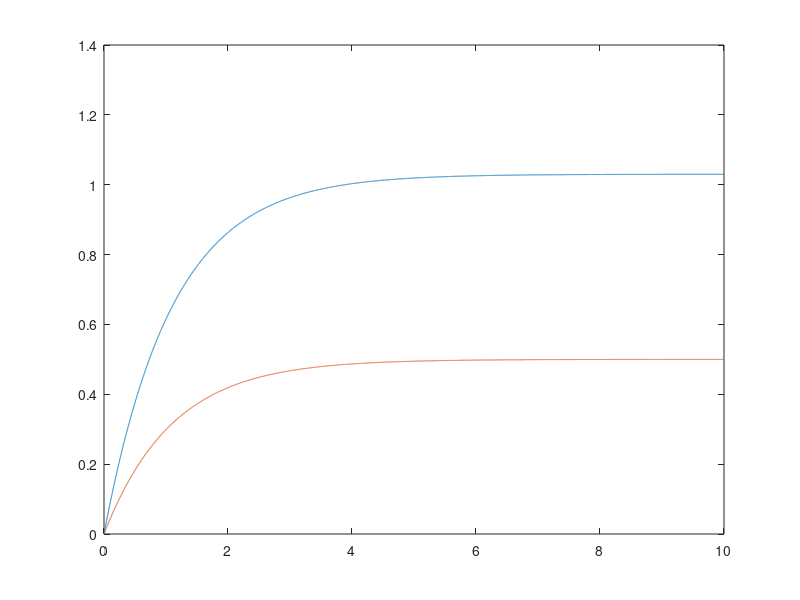
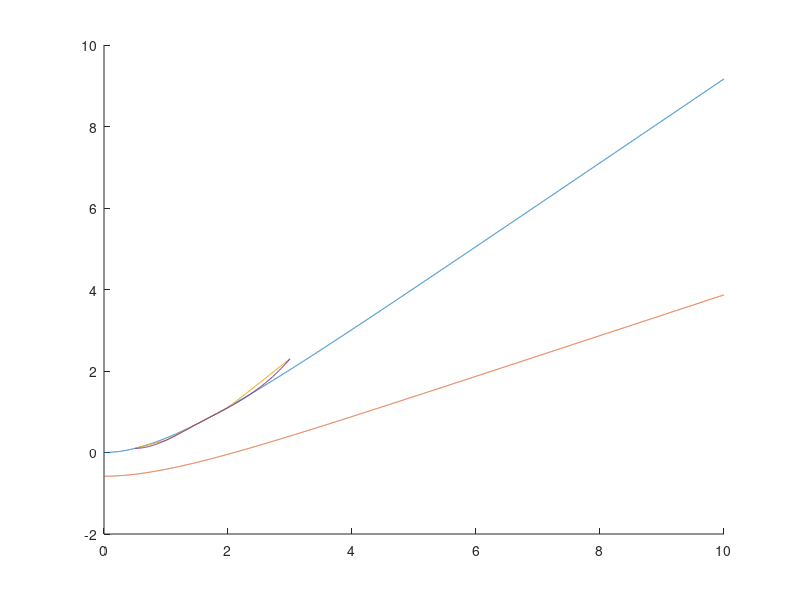

Write MATLAB code to recreate these figures, in order.


% count=1
% real3=2.03
% real5=4.03
% real0=0
% 
% for j=1:200;
%     
%     a=j*0.01;
%     
%     for k=1:200;
%     
%         b=k*0.01;
%         
%         c=log(a)/-b;
%     t=[0:0.001:10];
%     v =a-exp(-b*(t+0.15));
% acount(count)=a;
% bcount(count)=b;
%     x=(a*t+1/b*exp(-b*(t+c)))-exp(-b*c)/b;
%     
%     x3(count)=x(3000);
%     x5(count)=x(5000);
%       
%     count=count+1;
%     
%     end
% end
% 
% 
% 
% for l=1:40000;
%     error3=abs(x3(l)-real3);
%     error5=abs(x5(l)-real5);
%     errorr(l)=error5+error3;
%     
% end
% 
% [small samp]=min(errorr);
% 
% a=acount(samp)
% b=bcount(samp)



close all;
%astraight=0.88
%bstraight=0.51

t=[0:0.001:10];

%straight constants

a=1.03;
b=0.91;
c=log(a)/-b;

%turn constants
at=0.5;
bt=0.91;
ct=log(at)/-b;


%straight speed/distance
v=a-exp(-b*(t+c));
x=(a*t+1/b*exp(-b*(t+c)))-exp(-b*c)/b;

%turn speed/distance
vt=at-exp(-bt*(t+ct));
xt=(at*t+1/bt*exp(-bt*(t+ct)))-exp(-bt*c)/bt;

%%lineare benaderig
tmeting=[.5,1,1.5,2,3];
dmeting=[.1,.3,.7,1.1,2.3]

plot(t,v)
hold on
plot(t,vt)


figure(2)
hold on
plot(t,x)
hold on
plot(t,xt)
hold on
plot(tmeting,dmeting)
hold on
plot([0:0.01:3],interp1(tmeting,dmeting,[0:0.01:3],'spline'))
